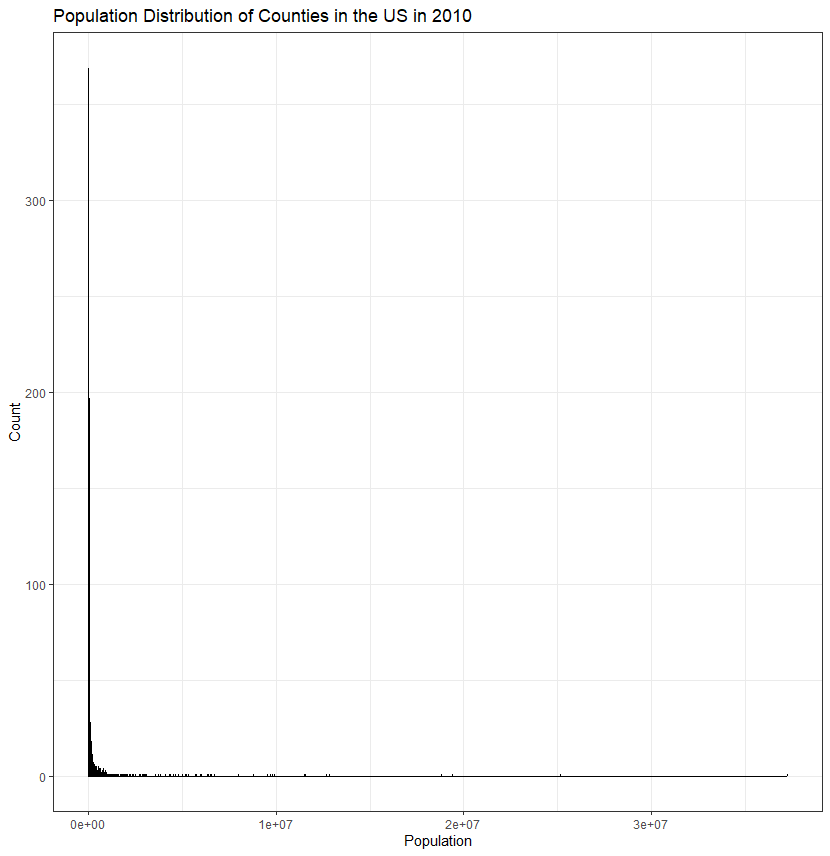

Reproduce this figure in R.
library(ggplot2)
library(dplyr)

# Load data and filter to only include 2010 Census population column
county_pop <- read.csv("co-est2019-alldata.csv", header = TRUE, encoding = "UTF-8")
county_pop_2010 <- county_pop %>% select(CENSUS2010POP)

# Create histogram
ggplot(county_pop_2010, aes(x = CENSUS2010POP)) +
  geom_histogram(binwidth = 5000, color = "black", fill = "blue") +
  labs(title = "Population Distribution of Counties in the US in 2010",
       x = "Population",
       y = "Count") +
  theme_bw()
